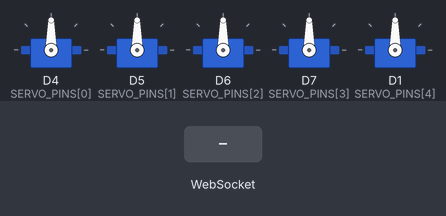
Simulated run of this sketch. Board: ESP8266 (NodeMCU). Parts: 5 × servo. The test bench sets the inputs (shaded band). WiFi joins after 1.5 s; servers stay silent unless stated; what the sketch prints to the serial monitor is not drawn.

Above: at 2.7 s.
2.8 s: WebSocket text "," received
At 3.2 s:
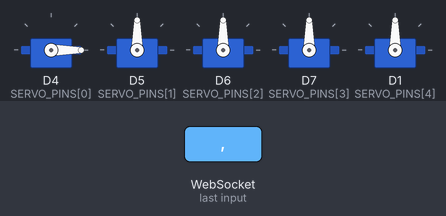
4.3 s: WebSocket text "200" received
At 5.5 s:
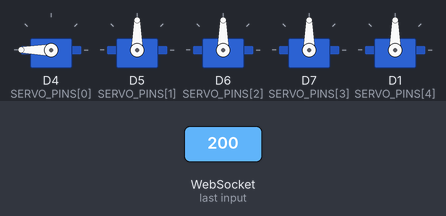
5.8 s: WebSocket text "90" received
At 6.7 s:
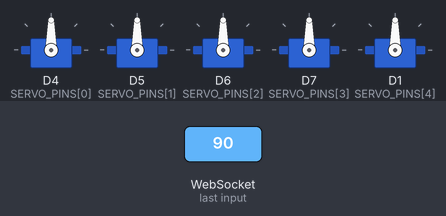
Timing chart, 0 to 8.8 s (numbered marks = the images above; inputs shaded):
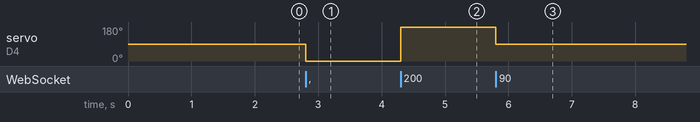

The sketch:

follower_esp8266_code.ino
```cpp
#include <ESP8266WiFi.h>
#include <WebSocketsClient.h>
#include <Servo.h>

// --- CONFIGURATION ---
const char* ssid     = "Rittu";
const char* password = "flem1577";
const char* leader_ip = "192.168.125.166"; // <--- ENTER LEADER VALUE HERE (Check Leader Serial)
const int   leader_port = 80;
const char* leader_path = "/ws";

// --- SERVO PINS (NodeMCU) ---
// D4, D5, D6, D7, D1
const int SERVO_PINS[5] = {D4, D5, D6, D7, D1};

// --- GLOBALS ---
Servo servos[5];
WebSocketsClient webSocket;
int currentAngles[5] = {90, 90, 90, 90, 90};

// --- PARSER ---
void parseAndMove(String payload) {
  // Expected: "v1,v2,v3,v4,v5"
  int start = 0;
  int index = 0;

  for (int i = 0; i < payload.length(); i++) {
    if (payload.charAt(i) == ',' || i == payload.length() - 1) {
      if (index >= 5) break; // Safety

      // Extract substring
      int end = (i == payload.length() - 1) ? i + 1 : i;
      String valStr = payload.substring(start, end);
      start = i + 1;

      int val = valStr.toInt();
      val = constrain(val, 0, 180);

      // Changed Logic for Pots:
      // Always write if valid, relying on Leader smoothing
      servos[index].write(val);
      currentAngles[index] = val;

      index++;
    }
  }
}

void webSocketEvent(WStype_t type, uint8_t * payload, size_t length) {
  switch(type) {
    case WStype_DISCONNECTED:
      Serial.printf("[WS] Disconnected!\n");
      break;
    case WStype_CONNECTED: {
      Serial.printf("[WS] Connected to Leader!\n");
    } break;
    case WStype_TEXT:
      // Direct CSV Parse for Speed
      String text = String((char*)payload);
      parseAndMove(text);
      break;
  }
}

void setup() {
  Serial.begin(115200);

  // Attach Servos
  for (int i = 0; i < 5; i++) {
    servos[i].attach(SERVO_PINS[i]);
    servos[i].write(90);
  }

  // WiFi
  WiFi.begin(ssid, password);
  Serial.print("Connecting to WiFi");
  while (WiFi.status() != WL_CONNECTED) {
    delay(500);
    Serial.print(".");
  }
  Serial.println("\nWiFi Connected!");
  Serial.print("IP: "); Serial.println(WiFi.localIP());

  // WebSocket Client
  // Using Leader IP
  webSocket.begin(leader_ip, leader_port, leader_path);
  webSocket.onEvent(webSocketEvent);
  webSocket.setReconnectInterval(1000);
}

void loop() {
  webSocket.loop();
}
```

Measured:
- after the input at 2.8 s, servo on D4 (SERVO_PINS[0]): 90° → 0° at once
- after the input at 4.3 s, servo on D4 (SERVO_PINS[0]): 0° → 180° at once
- after the input at 5.8 s, servo on D4 (SERVO_PINS[0]): 180° → 90° at once
